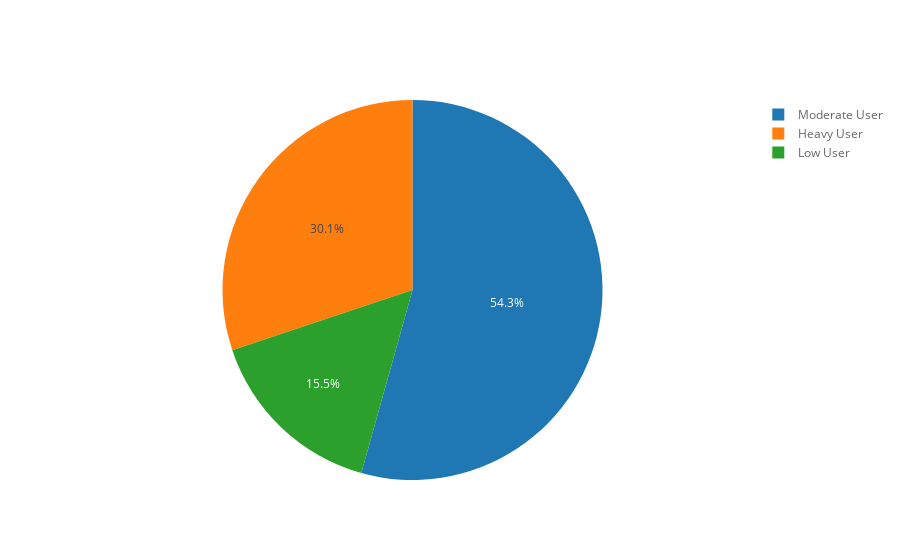

Notebook code for this chart:
### Code cell
#social media usage pie chart visualization
usage_counts.iplot(kind='pie',labels='Usage Level',values='count')
#moderate social media usage is most common among students

### Figure 1 — Plotly figure (JSON) as saved in the notebook; plotly's stock layout.template omitted (floating-point values rounded to 4 significant figures)
{"data": [{"labels": ["Moderate User", "Heavy User", "Low User"], "marker": {"colors": ["rgba(226, 74, 51, np.float64(1.0))", "rgba(62, 111, 176, np.float64(1.0))", "rgba(132, 118, 202, np.float64(1.0))"]}, "name": "", "type": "pie", "values": [413, 229, 118]}], "layout": {"legend": {"bgcolor": "#FFFFFF", "font": {"color": "#666666"}}, "paper_bgcolor": "#FFFFFF", "plot_bgcolor": "#E5E5E5", "titlefont": {"color": "#151516"}}}
